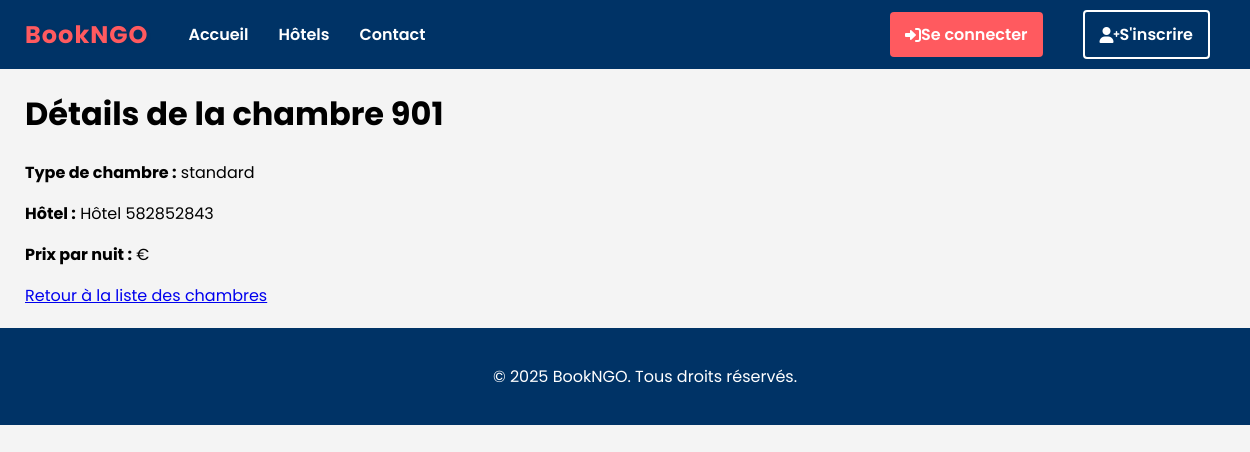
Page /api/hotels/rooms/10/ on the earlier database version.
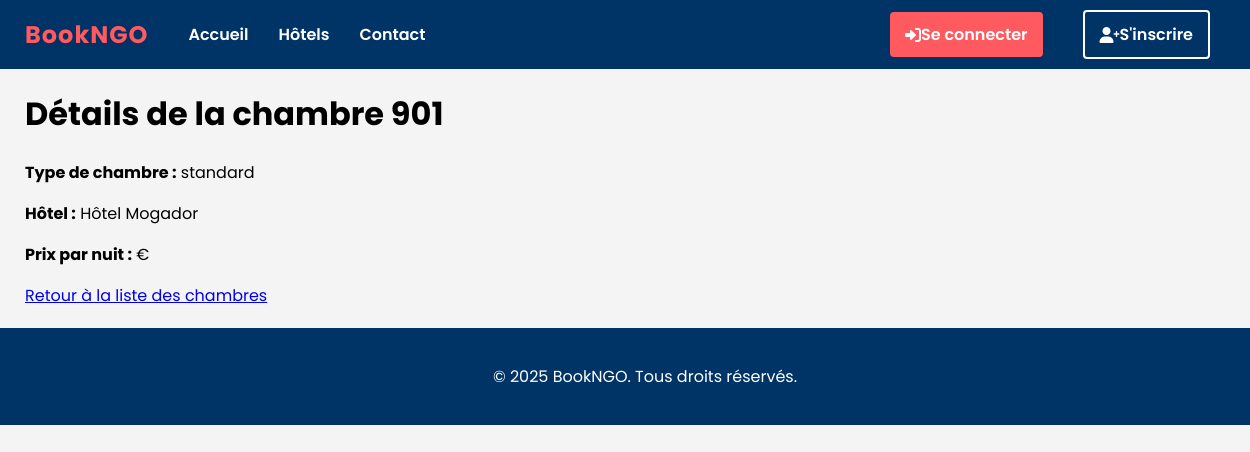
Same page on the later database version.
### hotel_app/models.py (models this page shows, shortened)
class Room(models.Model):
    hotel = models.ForeignKey(Hotel, on_delete=models.CASCADE, related_name='rooms')
    room_type = models.ForeignKey(RoomType, on_delete=models.CASCADE)
    room_number = models.CharField(max_length=10)
    floor = models.PositiveIntegerField()
    is_available = models.BooleanField(default=True)

class Hotel(models.Model):
    owner = models.ForeignKey(User, on_delete=models.CASCADE, related_name='hotels')
    name = models.CharField(max_length=255)
    description = models.TextField()
    address = models.TextField()
    city = models.CharField(max_length=100)
    country = models.CharField(max_length=100)
    email = models.EmailField()
    phone = models.CharField(max_length=20)
    image = models.ImageField(upload_to='hotels/', null=True, blank=True)
    base_price = models.DecimalField(max_digits=10, decimal_places=2, default=0)

class RoomType(models.Model):
    STANDARD = 'standard'
    DELUXE = 'deluxe'
    PRESIDENTIELLE = 'presidentielle'
    TYPE_CHOICES = (
        (STANDARD, 'Chambre Standard'),
        (DELUXE, 'Chambre Deluxe'),
        (PRESIDENTIELLE, 'Suite Présidentielle'),
    )
    hotel = models.ForeignKey(Hotel, on_delete=models.CASCADE, related_name='room_types')
    name = models.CharField(max_length=50, choices=TYPE_CHOICES)
    description = models.TextField()
    base_price = models.DecimalField(max_digits=10, decimal_places=2)
    capacity = models.PositiveIntegerField()
    amenities = models.TextField(blank=True)

### hotel_app/views.py (the view)
# urls.py: path('rooms/<int:pk>/', room_detail, name='room-detail'),
def room_detail(request, pk):
    room = get_object_or_404(
        Room.objects.select_related('hotel', 'room_type'),
        pk=pk
    )
    context = {
        'room': room,
        'title': f'Chambre {room.room_number}'
    }
    return render(request, 'hotel_app/room_detail.html', context)

### templates/hotel_app/room_detail.html
{% extends "base.html" %}
{% block content %}
  <h1>Détails de la chambre {{ room.room_number }}</h1>
  <p><strong>Type de chambre :</strong> {{ room.room_type.name }}</p>
  <p><strong>Hôtel :</strong> {{ room.hotel.name }}</p>
  <p><strong>Prix par nuit :</strong> {{ room.price_per_night }} €</p>
  <a href="{% url 'room-list' %}">Retour à la liste des chambres</a>
{% endblock %}

Differences in the rows shown:
changed through a linked row, Room "standard": hotel.name "Hôtel 582852843" → "Hôtel Mogador"
